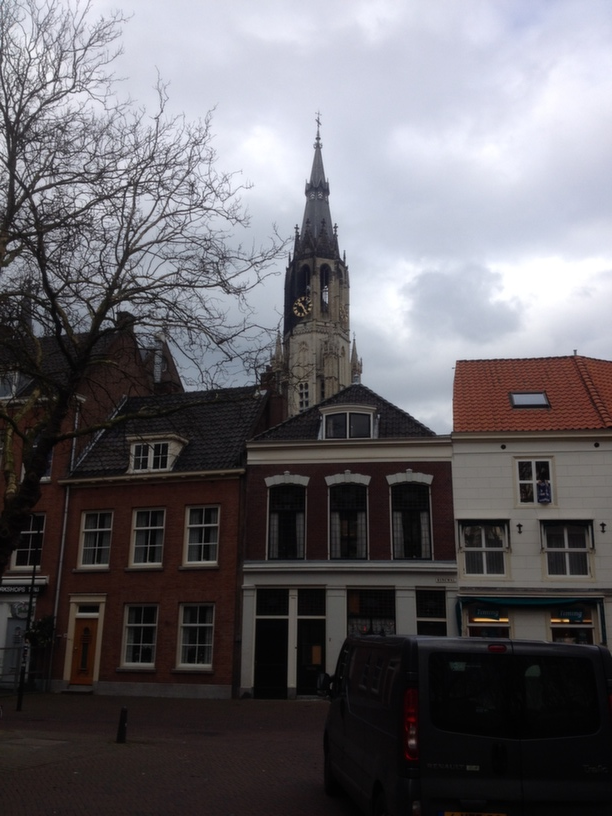
#> input picture data/imagefolders/ans/ans_r_nk_p_m_nieuwekerk.jpg, 612 x 816 px
$ python -i feature_extraction.py   (imports and definitions only)
#> lines starting #> are read from the running program, lines starting #| are printed output that depends on the picture
#> further down, picture is the input picture: shape (816, 612, 3); mean B, G, R 105.5, 100.9, 103.3
import cv2
import numpy as np
from exif import Image
from config import config

def sift_features(image, keypoints=10):
#> called with keypoints = 10
    image = cv2.cvtColor(image, cv2.COLOR_BGR2GRAY)
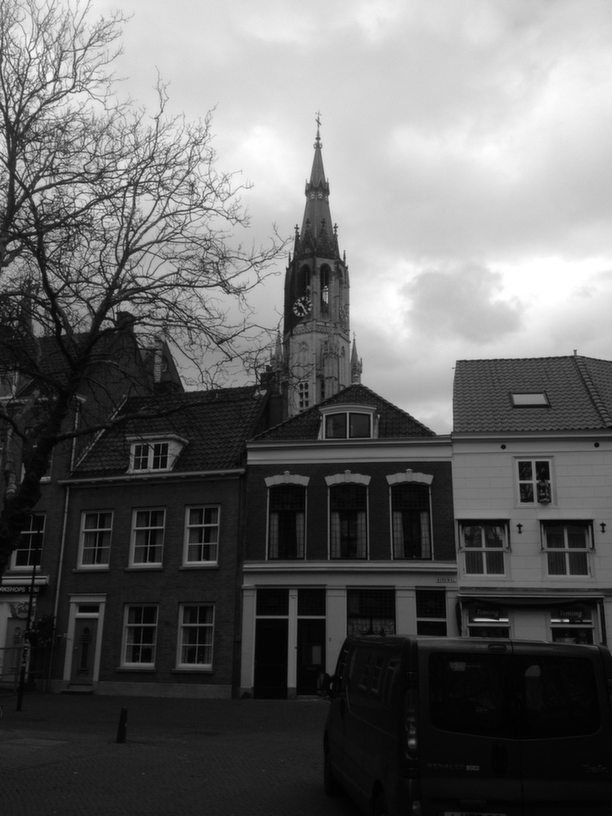
#> image: shape (816, 612); min 0, max 255, mean 102.1

    #resize image to resize_width
    ratio = config.resize_width / image.shape[1]
#> ratio = 1.63
    dim = (int(image.shape[0] * ratio), config.resize_width)
#> dim = (1333, 1000)
    image = cv2.resize(image, dim, interpolation = cv2.INTER_AREA)
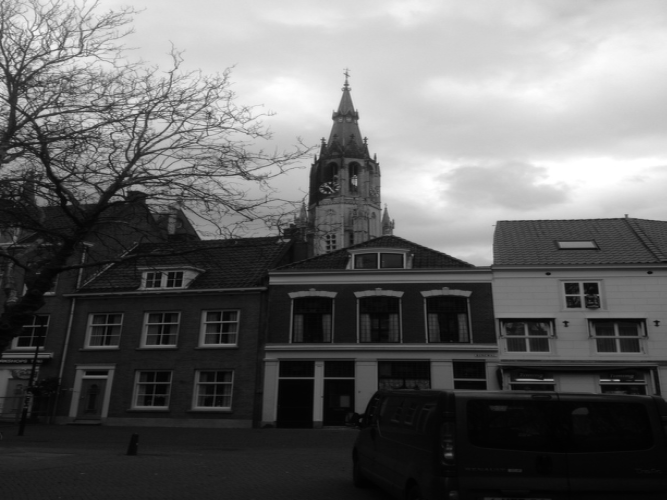
#> image: shape (1000, 1333) (shown at 1/2 size); min 0, max 255, mean 102.1

    sift = cv2.SIFT_create(nfeatures=keypoints)
    _, des = sift.detectAndCompute(image, None)
    return des[:keypoints, :]

def color_hist(im, num_bins=256):
    counts = np.zeros((num_bins, 3))
    bins = np.zeros((num_bins, 3))
    for c in range(0, 3):
        bins[:, c] = np.arange(0, num_bins)
        for i in im[:, :, c].flatten():
            counts[i, c] += 1
    return counts, bins

def get_feature(path, feature="sift"):
    image = cv2.imread(path)
    if feature == "sift":
        return sift_features(image)
    elif feature == "colorhist":
        return color_hist(image)

def get_geo_metadata(path):
    with open(path, 'rb') as img_file:
        img = Image(img_file)
        attrs = ['gps_latitude', 'gps_longitude', 'gps_altitude']
        if not img.has_exif: return {"gps_latitude": [-1, -1, -1], "gps_longitude": [-1, -1, -1], "gps_altitude": -1}
        geo = {}
        for s, defo in zip(attrs, [[-1, -1, -1], [-1, -1, -1], -1]):
            geo[s] = getattr(img, s) if hasattr(img, s) else defo
        return geo

>>> import cv2
>>> picture = cv2.imread('../data/imagefolders/ans/ans_r_nk_p_m_nieuwekerk.jpg')
>>> result = sift_features(picture)

$ run again, on data/imagefolders/ans/ans_r_nk_p_m_topje2.jpg
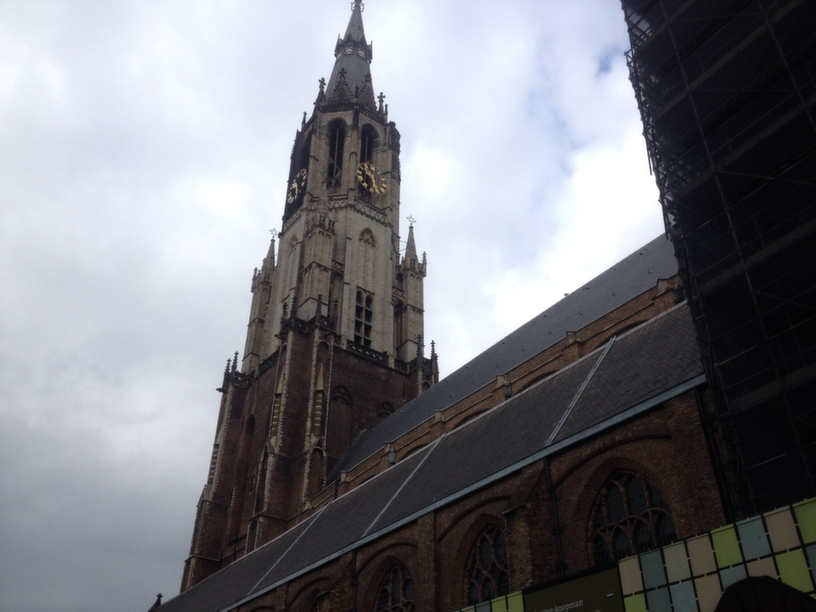
#> input picture data/imagefolders/ans/ans_r_nk_p_m_topje2.jpg, 816 x 612 px
#> picture is the input picture: shape (612, 816, 3); mean B, G, R 129.6, 123.6, 122.7
#> in sift_features, `image = cv2.cvtColor(image, cv2.COLOR_BGR2GRAY)`:
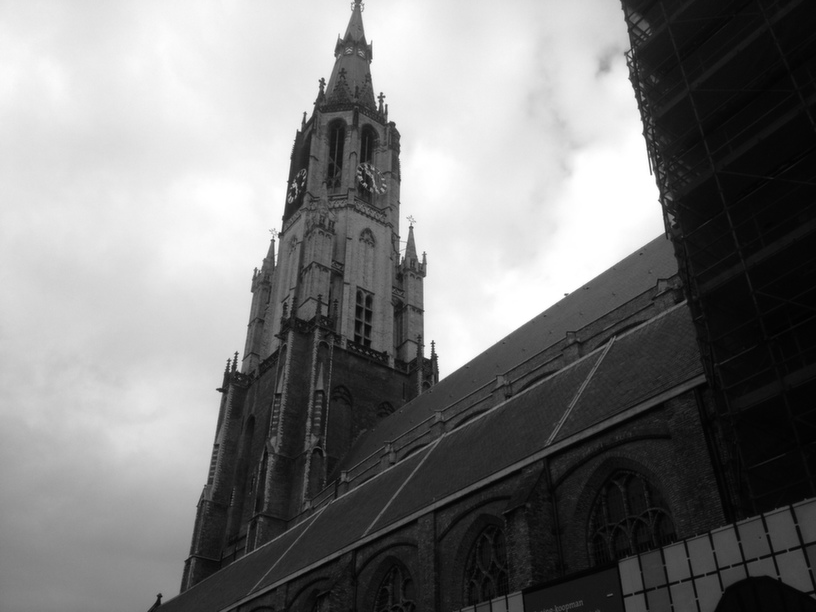
#> image: shape (612, 816); min 0, max 255, mean 124
#> in sift_features, `image = cv2.resize(image, dim, interpolation = cv2.INTER_AREA)`:
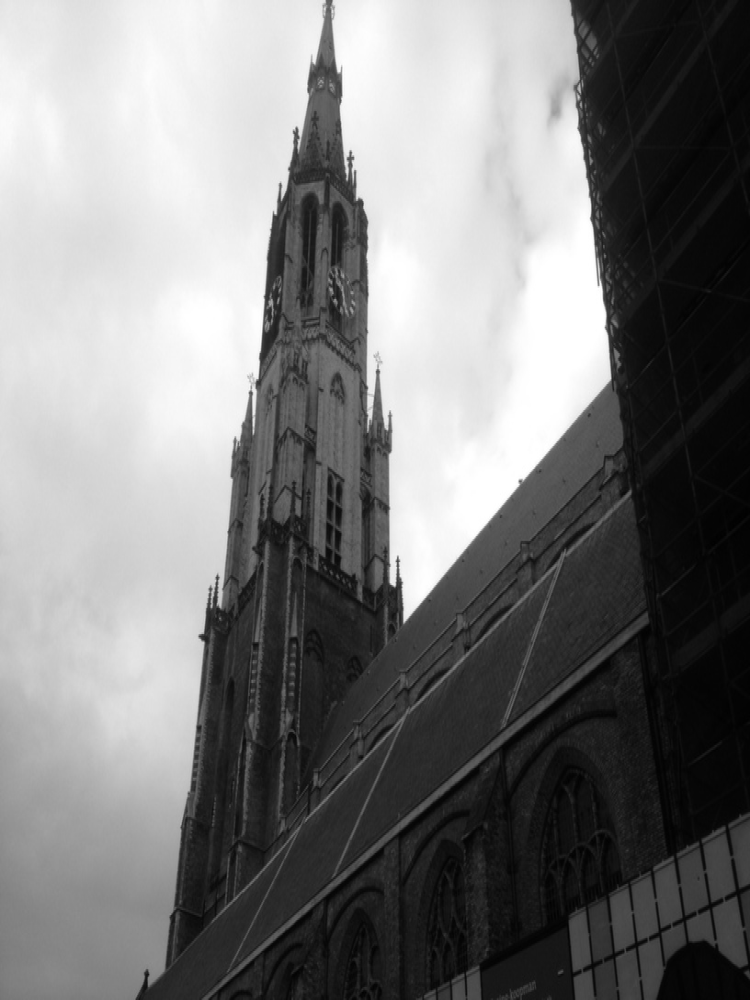
#> image: shape (1000, 750); min 1, max 255, mean 124

$ run again, on data/imagefolders/ans/ans_r_nk_p_zijkant.jpg
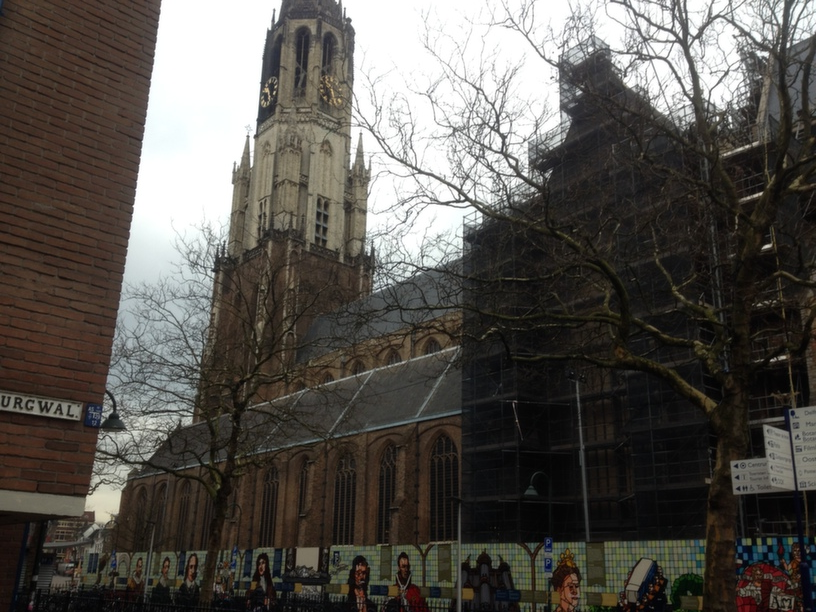
#> input picture data/imagefolders/ans/ans_r_nk_p_zijkant.jpg, 816 x 612 px
#> picture is the input picture: shape (612, 816, 3); mean B, G, R 79.1, 84, 87.5
#> in sift_features, `image = cv2.resize(image, dim, interpolation = cv2.INTER_AREA)`:
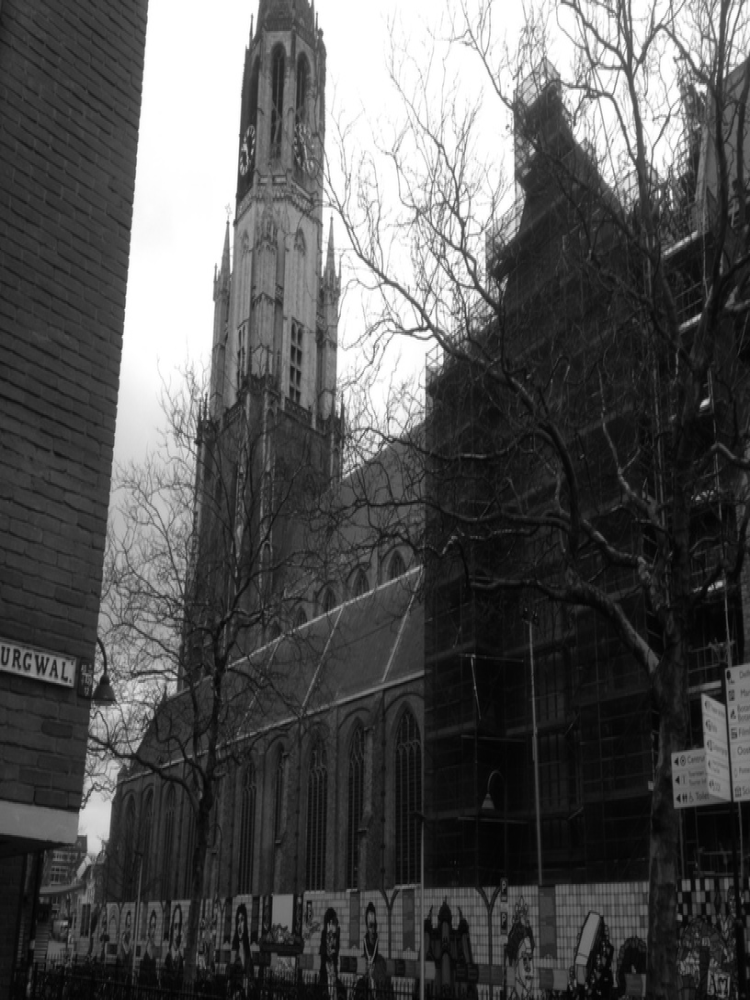
#> image: shape (1000, 750); min 2, max 255, mean 84.4

$ run again, on data/imagefolders/ans/ans_r_oj_p_m_oudejanvoorkant.jpg
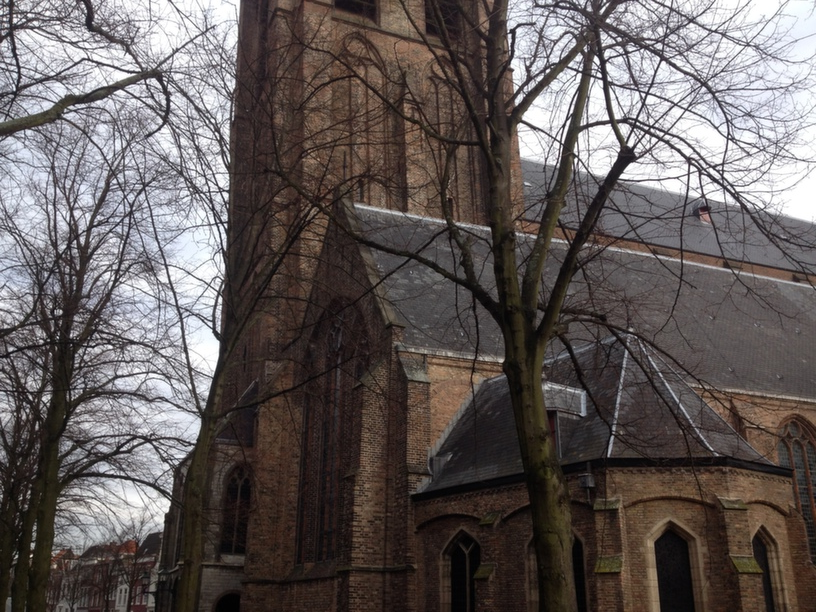
#> input picture data/imagefolders/ans/ans_r_oj_p_m_oudejanvoorkant.jpg, 816 x 612 px
#> picture is the input picture: shape (612, 816, 3); mean B, G, R 89.5, 90.7, 98
#> in sift_features, `image = cv2.cvtColor(image, cv2.COLOR_BGR2GRAY)`:
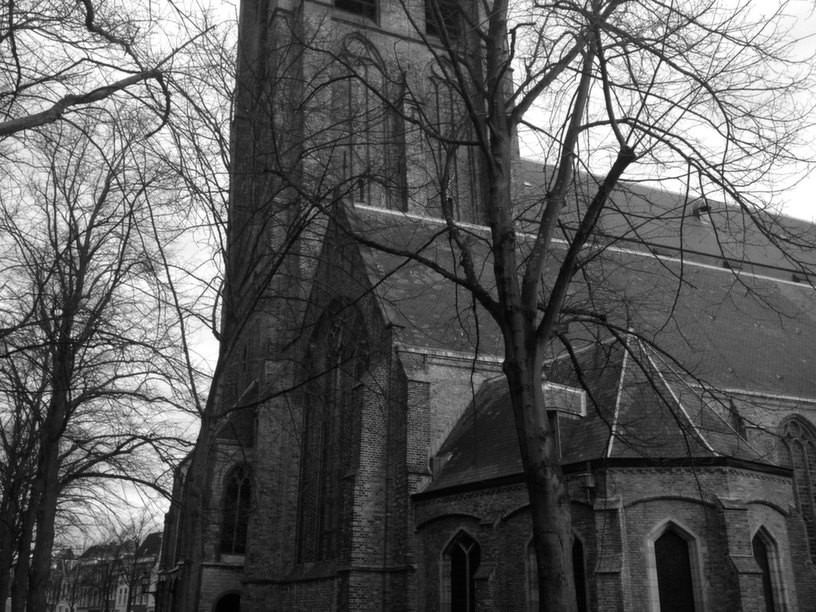
#> image: shape (612, 816); min 0, max 255, mean 92.8
#> in sift_features, `image = cv2.resize(image, dim, interpolation = cv2.INTER_AREA)`:
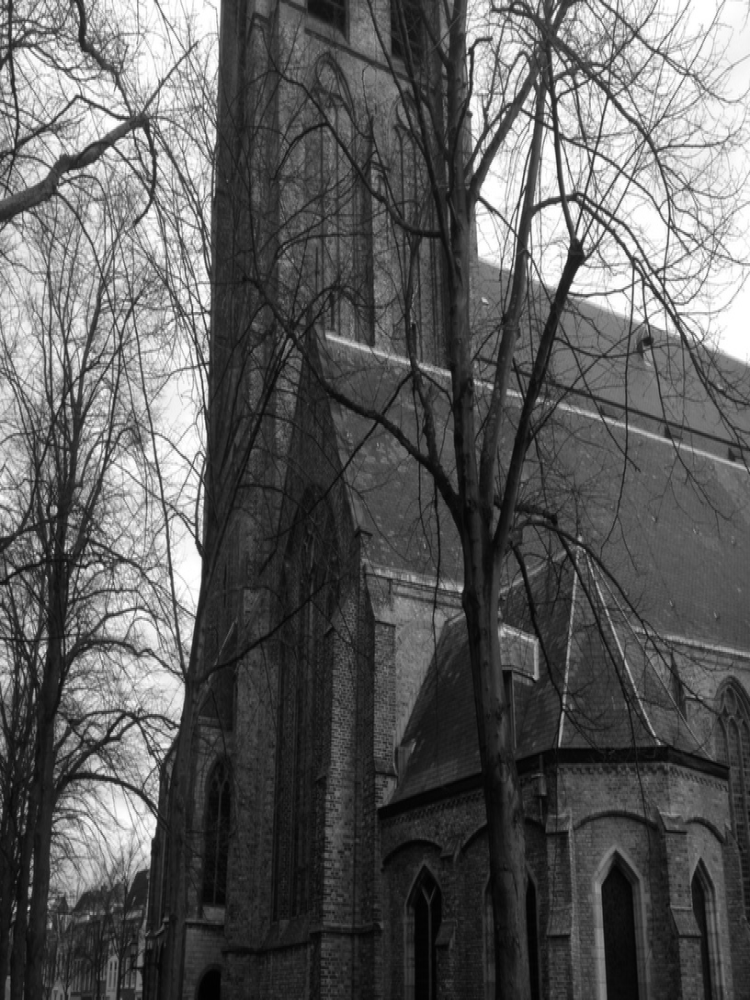
#> image: shape (1000, 750); min 0, max 255, mean 92.7
